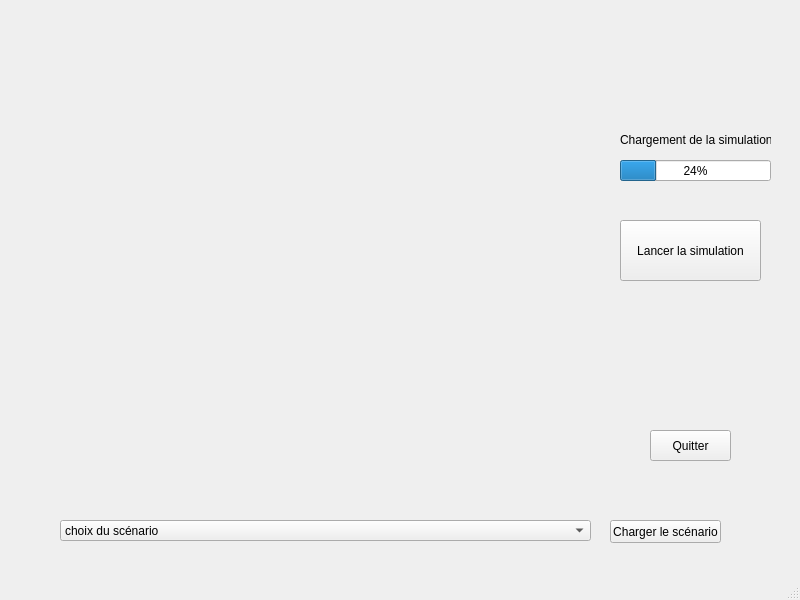
<?xml version="1.0" encoding="UTF-8"?>
<ui version="4.0">
 <class>MainWindow_menu</class>
 <widget class="QMainWindow" name="MainWindow_menu">
  <property name="geometry">
   <rect>
    <x>0</x>
    <y>0</y>
    <width>800</width>
    <height>600</height>
   </rect>
  </property>
  <property name="windowTitle">
   <string>menu</string>
  </property>
  <widget class="QWidget" name="centralwidget">
   <widget class="QWidget" name="widget" native="true">
    <property name="geometry">
     <rect>
      <x>60</x>
      <y>20</y>
      <width>538</width>
      <height>453</height>
     </rect>
    </property>
   </widget>
   <widget class="QComboBox" name="comboBox_scene">
    <property name="geometry">
     <rect>
      <x>60</x>
      <y>520</y>
      <width>531</width>
      <height>21</height>
     </rect>
    </property>
    <item>
     <property name="text">
      <string>choix du scénario</string>
     </property>
    </item>
    <item>
     <property name="text">
      <string>anesthésie locorégionale dans un bras</string>
     </property>
    </item>
   </widget>
   <widget class="QPushButton" name="pushButton_charge">
    <property name="geometry">
     <rect>
      <x>610</x>
      <y>520</y>
      <width>111</width>
      <height>23</height>
     </rect>
    </property>
    <property name="text">
     <string>Charger le scénario</string>
    </property>
   </widget>
   <widget class="QProgressBar" name="progressBar">
    <property name="geometry">
     <rect>
      <x>620</x>
      <y>160</y>
      <width>151</width>
      <height>21</height>
     </rect>
    </property>
    <property name="value">
     <number>24</number>
    </property>
   </widget>
   <widget class="QPushButton" name="pushButton_simu">
    <property name="geometry">
     <rect>
      <x>620</x>
      <y>220</y>
      <width>141</width>
      <height>61</height>
     </rect>
    </property>
    <property name="text">
     <string>Lancer la simulation</string>
    </property>
   </widget>
   <widget class="QLabel" name="labelcharge">
    <property name="geometry">
     <rect>
      <x>620</x>
      <y>130</y>
      <width>151</width>
      <height>20</height>
     </rect>
    </property>
    <property name="text">
     <string>Chargement de la simulation...</string>
    </property>
   </widget>
   <widget class="QPushButton" name="pushButton_quitter_menu">
    <property name="geometry">
     <rect>
      <x>650</x>
      <y>430</y>
      <width>81</width>
      <height>31</height>
     </rect>
    </property>
    <property name="text">
     <string>Quitter</string>
    </property>
   </widget>
  </widget>
  <widget class="QStatusBar" name="statusbar"/>
 </widget>
 <resources/>
 <connections/>
</ui>
